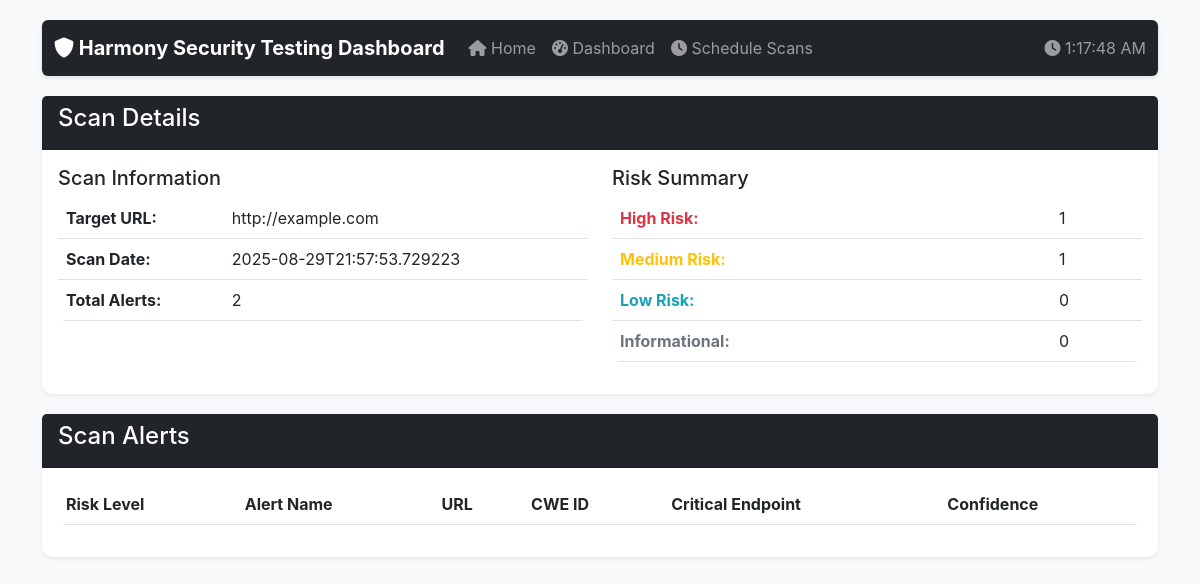
/scan/1, run on the app's committed database.
### tables this page shows
CREATE TABLE scans (
                id INTEGER PRIMARY KEY,
                target_url TEXT NOT NULL,
                scan_date TEXT NOT NULL,
                total_alerts INTEGER,
                high_risk INTEGER,
                medium_risk INTEGER,
                low_risk INTEGER,
                info_risk INTEGER,
                status TEXT DEFAULT 'Completed',
                duration INTEGER DEFAULT 0,
                scan_type TEXT DEFAULT 'Full'
            , progress INTEGER DEFAULT 0, scheduled_scan_id INTEGER REFERENCES scheduled_scans(id));

### app.py (the view)
@app.route('/scan/<int:scan_id>')
def scan_details(scan_id):
    conn = get_db_connection()
    scan = conn.execute('SELECT * FROM scans WHERE id = ?', (scan_id,)).fetchone()
    if not scan:
        conn.close()
        return "Scan not found", 404
    conn.close()
    return render_template('scan_details.html', scan=dict(scan))

### app.py (called while the page is built)
def get_db_connection():
    try:
        conn = sqlite3.connect(DB_PATH)
        conn.row_factory = sqlite3.Row
        return conn
    except Exception as e:
        logger.error(f"Database connection error: {e}")
        raise

### templates/scan_details.html (shortened to what this page needs)
{% extends "base.html" %}
{% block content %}
<div class="row">
    <div class="col-md-12">
        <div class="card">
            <div class="card-header bg-dark text-white">
                <h4>Scan Details</h4>
            </div>
            <div class="card-body">
                <div class="row">
                    <div class="col-md-6">
                        <h5>Scan Information</h5>
                        <table class="table">
                            <tr>
                                <th>Target URL:</th>
                                <td>{{ scan.target_url }}</td>
                            </tr>
                            <tr>
                                <th>Scan Date:</th>
                                <td>{{ scan.scan_date }}</td>
                            </tr>
                            <tr>
                                <th>Total Alerts:</th>
                                <td>{{ scan.total_alerts }}</td>
                            </tr>
                        </table>
                    </div>
                    <div class="col-md-6">
                        <h5>Risk Summary</h5>
                        <table class="table">
                            <tr>
                                <th class="risk-high">High Risk:</th>
                                <td>{{ scan.high_risk }}</td>
                            </tr>
                            <tr>
                                <th class="risk-medium">Medium Risk:</th>
                                <td>{{ scan.medium_risk }}</td>
                            </tr>
                            <tr>
                                <th class="risk-low">Low Risk:</th>
                                <td>{{ scan.low_risk }}</td>
                            </tr>
                            <tr>
                                <th class="risk-info">Informational:</th>
                                <td>{{ scan.info_risk }}</td>
                            </tr>
                        </table>
                    </div>
                </div>
            </div>
        </div>
    </div>
</div>
<div class="row">
    <div class="col-md-12">
        <div class="card">
            <div class="card-header bg-dark text-white">
                <h4>Scan Alerts</h4>
            </div>
            <div class="card-body">
                <div class="table-responsive">
                    <table id="scanAlertsTable" class="table table-striped table-hover">
                        <thead>
                            <tr>
                                <th>Risk Level</th>
                                <th>Alert Name</th>
                                <th>URL</th>
                                <th>CWE ID</th>
                                <th>Critical Endpoint</th>
                                <th>Confidence</th>
                            </tr>
                        </thead>
                    </table>
                </div>
            </div>
        </div>
    </div>
</div>
{% endblock %}

### templates/base.html (style rules this page uses)
body { padding-top: 20px; padding-bottom: 20px; background-color: #f8f9fa; font-family: -apple-system, BlinkMacSystemFont, 'Segoe UI', Roboto, sans-serif; }
.card { margin-bottom: 20px; box-shadow: 0 0.125rem 0.25rem rgba(0, 0, 0, 0.075); border: none; border-radius: 10px; }
.risk-high { color: #dc3545; font-weight: bold; }
.risk-medium { color: #ffc107; font-weight: bold; }
.risk-low { color: #17a2b8; font-weight: bold; }
.risk-info { color: #6c757d; font-weight: bold; }
.table { border-radius: 8px; overflow: hidden; }

### data on the page
scans: target_url "http://example.com", scan_date "2025-08-29T21:57:53.729223", total_alerts "2", high_risk "1", medium_risk "1", low_risk "0", info_risk "0"
